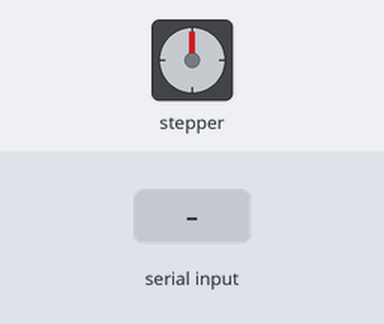
Simulated run of this sketch. Board: Arduino Uno, built with avr-gcc and run on an emulated ATmega328P. Shown: stepper motor. The inputs (shaded band) are chosen by the test bench. Stepper angles assume 400 steps per turn.

Above: at 1.2 s.
1.3 s: "90,45,200\n" received over Serial
At 2.7 s:
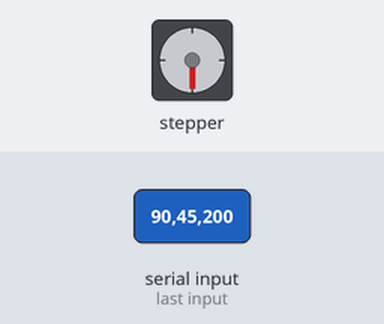
3.8 s: "30,150,10\n" received over Serial
At 5.8 s:
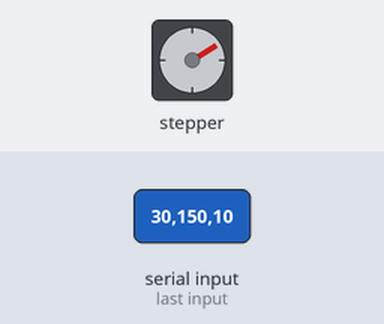
6.1 s: "90,45\n" received over Serial
At 6.55 s:
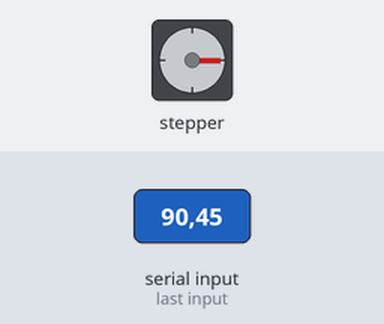
7.9 s: "200\n" received over Serial
At 9.8 s:
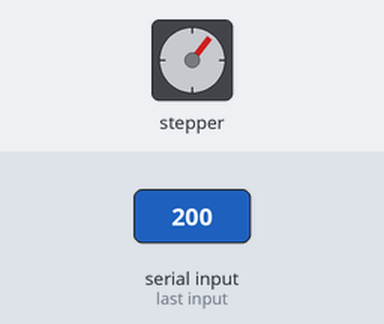
Timing chart, 0 to 11.3 s (numbered marks = the images above; inputs shaded):
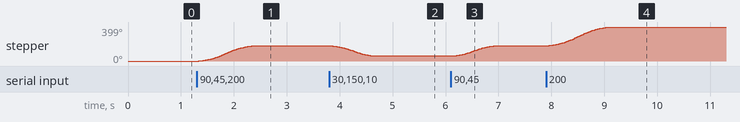

Measured:
- after the input at 1.3 s, stepper: turns 180° clockwise in 1.1 s, starting at once
- after the input at 3.8 s, stepper: turns 121° counter-clockwise in 0.86 s, starting at once
- after the input at 6.1 s, stepper: turns 121° clockwise in 0.86 s, starting at once
- after the input at 7.9 s, stepper: turns 219° clockwise in 1.2 s, starting at once

The sketch:

M1_M2_M3_MERGED_CODE_06_PARALLEL_RUN.ino
```cpp
#include <AccelStepper.h>

// Define the number of steps per revolution for your stepper motor
const int stepsPerRevolution = 400;

// Gear ratio for each motor
const float gearRatio_1 = 2.0; // Gear ratio for motor 1
const float gearRatio_2 = 13.4; // Gear ratio for motor 2
const float gearRatio_3 = 1.0; // Gear ratio for motor 3

// Create instances of the AccelStepper class for each motor
AccelStepper stepper1(AccelStepper::DRIVER, 11, 8); // Motor 1 - STEP_PIN: 11, DIR_PIN: 8
AccelStepper stepper2(AccelStepper::DRIVER, 10, 7); // Motor 2 - STEP_PIN: 10, DIR_PIN: 7
AccelStepper stepper3(AccelStepper::DRIVER, 9, 4); // Motor 3 - STEP_PIN: 9, DIR_PIN: 4

// Variables to store the angles for each motor
float angle_1 = 0;
float angle_2 = 0;
float angle_3 = 0;

void setup() {
  Serial.begin(9600);

  // Set up each stepper motor
  stepper1.setMaxSpeed(6000); // Set maximum speed in steps per second
  stepper1.setAcceleration(600); // Set acceleration in steps per second per second

  stepper2.setMaxSpeed(30000);
  stepper2.setAcceleration(4000);

  stepper3.setMaxSpeed(12000);
  stepper3.setAcceleration(400);
}

void loop() {
  if (Serial.available()) {
    String receivedString = Serial.readStringUntil('\n');

    // Split the received string into angle values
    char* token;
    char* angleStr;
    char receivedChars[receivedString.length() + 1];
    strcpy(receivedChars, receivedString.c_str());

    // Process the first angle separately
    token = strtok(receivedChars, "$");
    angleStr = token;
    angle_1 = atof(angleStr);

    // Process the remaining angles
    token = strtok(NULL, "$");
    int angleIndex = 2;
    while (token != NULL) {
      angleStr = token;
      float angle = atof(angleStr);

      // Assign angles to the corresponding motors
      switch (angleIndex) {
        case 2:
          angle_2 = angle;
          break;
        case 3:
          angle_3 = angle;
          break;
        // Add more cases if needed for additional motors
      }

      token = strtok(NULL, "$");
      angleIndex++;
    }

    // Move each motor to the corresponding angle
    long targetPosition_1 = map(angle_1, 0, 360, 0, stepsPerRevolution) * gearRatio_1;
    long targetPosition_2 = map(angle_2, 0, 360, 0, stepsPerRevolution) * gearRatio_2;
    long targetPosition_3 = map(angle_3, 0, 360, 0, stepsPerRevolution) * gearRatio_3;

    stepper1.moveTo(targetPosition_1);
    stepper2.moveTo(targetPosition_2);
    stepper3.moveTo(targetPosition_3);
  }

  // Update all motors
  stepper1.run();
  stepper2.run();
  stepper3.run();

  // Check if each motor has reached its target position
  if (!stepper1.isRunning() && !stepper2.isRunning() && !stepper3.isRunning()) {
    // All motors have reached their target positions
    // Do something if needed after all motors have stopped moving
  }
}
```
